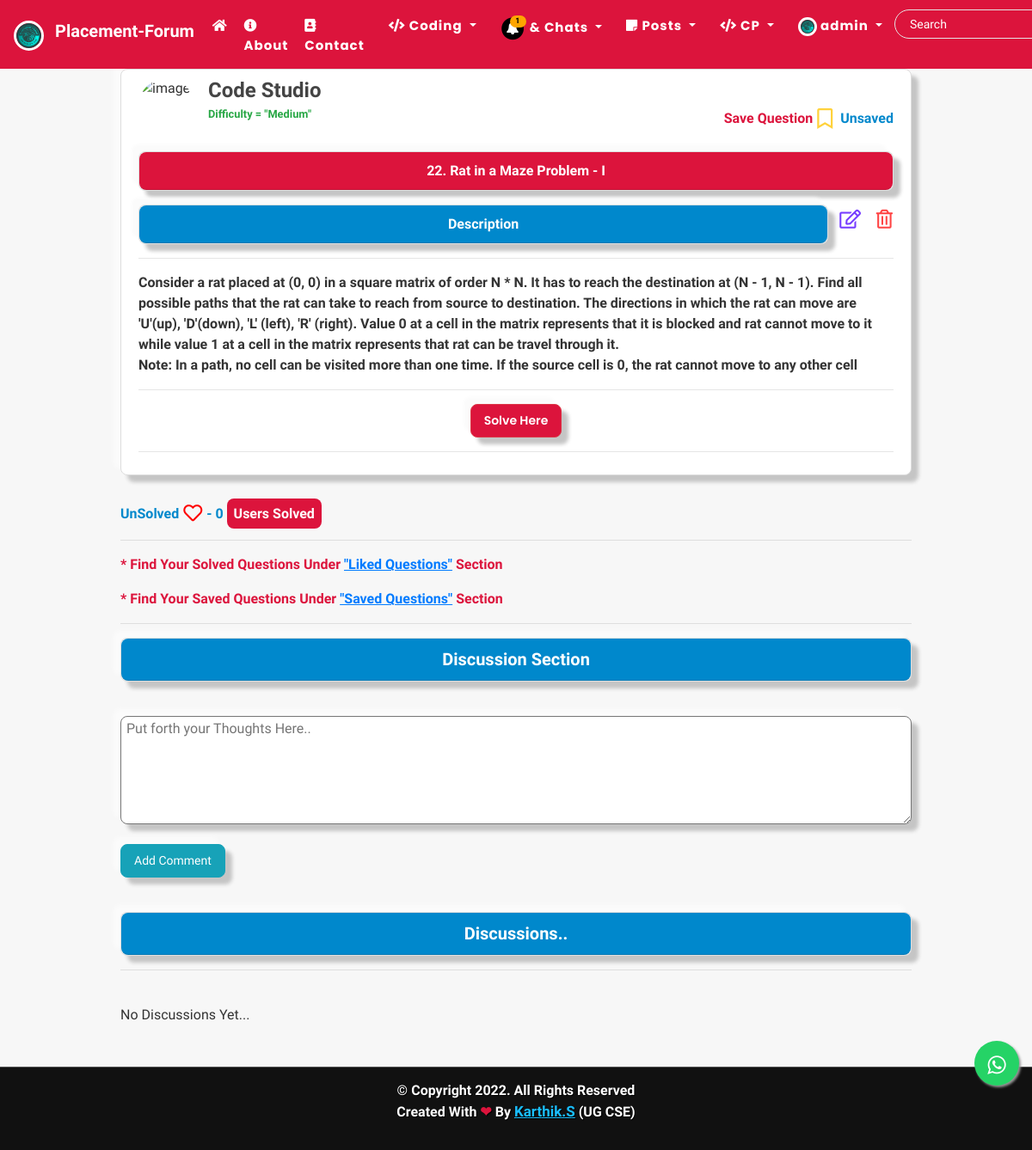
The page /post/311/ (signed in) on the database its author committed.
### users/models.py (models this page shows, shortened)
class Profile(models.Model):
    user = models.OneToOneField(User, on_delete=models.CASCADE)
    is_online = models.BooleanField(default=False)
    following = models.ManyToManyField(User, related_name="following", blank=True)
    friends = models.ManyToManyField(User, related_name='my_friends', blank=True)
    bio = models.CharField(default="",blank=True,null=True,max_length=350)
    date_of_birth = models.CharField(blank=True,max_length=150)
    updated = models.DateTimeField(auto_now=True)
    created = models.DateTimeField(auto_now_add=True)
    image = models.ImageField(default='default.jpg', upload_to='profile_pics',blank=True, null=True)

### blog/models.py (models this page shows, shortened)
class Post(models.Model):
    title = models.CharField(max_length=150,verbose_name="Title")
    category = models.CharField( max_length=255, default="coding")
    content = RichTextField(blank=True, null=True)
    level = RichTextField(blank=True, null=True)
    link = RichTextField(blank=True, null=True)
    date_posted = models.DateTimeField(default=timezone.now)
    date_updated = models.DateTimeField(auto_now=True)
    author = models.ForeignKey(User, on_delete=models.CASCADE)
    topics = models.CharField(max_length=255, default='sample')
    likes = models.ManyToManyField(User, related_name="blogpost", blank=True)
    saves = models.ManyToManyField(User, related_name="blogsave", blank=True)
    def total_likes(self):
        return self.likes.count()
    def total_saves(self):
        return self.saves.count()

### blog/views.py (the view)
# urls.py: path('post/<int:pk>/', PostDetailView, name='post-detail'),
def PostDetailView(request,pk):
    stuff = get_object_or_404(Post, id=pk)
    total_likes = stuff.total_likes()
    total_saves = stuff.total_saves()
    total_comments = stuff.comments.all().filter(reply=None).order_by('-id')
    total_comments2 = stuff.comments.all().order_by('-id')
    context = {}
    if request.method == "POST":
        comment_qs = None
        comment_form = CommentForm(request.POST or None)
        if comment_form.is_valid():
            form = request.POST.get('body')
            reply_id = request.POST.get('comment_id')
            if reply_id:
                comment_qs = Comment.objects.get(id=reply_id)
            comment = Comment.objects.create(name=request.user,post=stuff,body=form, reply=comment_qs)
            comment.save()
            if reply_id:
                notify = Notification(post=stuff, sender=request.user, user=stuff.author, text_preview=form, notification_type=4)
                notify.save()
            else:
                notify = Notification(post=stuff, sender=request.user, user=stuff.author, text_preview=form, notification_type=3)
                notify.save()
            total_comments = stuff.comments.all().filter(reply=None).order_by('-id')
            total_comments2 = stuff.comments.all().order_by('-id')
    else:
        comment_form = CommentForm()
    tcl={}
    for cmt in total_comments2:
        total_clikes = cmt.total_clikes()
        cliked = False
        if cmt.likes.filter(id=request.user.id).exists():
            cliked = True
        tcl[cmt.id] = cliked
    context["clikes"]=tcl
    liked = False
    if stuff.likes.filter(id=request.user.id).exists():
        liked = True
    context["total_likes"]=total_likes
    context["liked"]=liked
    saved = False
    if stuff.saves.filter(id=request.user.id).exists():
        saved = True
    context["total_saves"]=total_saves
    context["saved"]=saved
    context['comment_form'] = comment_form
    context['post']=stuff
    context['comments']=total_comments
    if is_ajax(request=request):
        html = render_to_string('blog/comments.html',context, request=request)
        return JsonResponse({'form':html})
    return render(request, 'blog/post_detail.html', context)

### blog/forms.py
class CommentForm(forms.ModelForm):
    body = forms.CharField(widget=forms.Textarea(attrs={'class':'form-control custom-txt','cols':'40','rows':'3'}), label='')
    class Meta:
        model = Comment
        fields = ['body',]

### blog/views.py (called while the page is built)
def is_ajax(request):
    return request.META.get('HTTP_X_REQUESTED_WITH') == 'XMLHttpRequest'

### blog/templates/blog/post_detail.html (shortened to what this page needs)
{% extends "blog/base.html" %}
{% block content %}
<div class="col-md-10 m-auto">
<article class="content-section" style="overflow: auto;margin-bottom:2rem;border-radius: 0.5rem;
box-shadow:  8px 8px 4px #c5c5c5,
             -8px -8px 4px #fbfbfb;">
    <div class="media">
        <img class="rounded-circle article-img" src="https://i.ibb.co/71FNvw0/ds-logo.png" alt="image">
        <div class="media-body">
            <h4 class="d-inline" style='font-weight:bolder'>Code Studio</h4>
            <div id="save-section">
                {% include 'blog/save_section.html' %}
            </div>
            <p><small class="text-success" style="color:darkgreen;font-weight:bolder" >Difficulty = "{{ post.level}}"</small></p>
        </div>
    </div>
    <div class="card text-center" id="card_suggest_detail" style='margin-bottom:1rem;margin-top:1rem'>
        <h6 class="card-header" style="background-color:crimson;color:white;font-weight:bolder;border-radius:0.5rem;">{{post.title}}</h6>
      </div>
    {% if post.author == user %}
    <div class="d-inline float-right">
            &nbsp;&nbsp;&nbsp;<a class="btn btnedit" href="{% url 'post-update' post.id %}"><i class="far fa-edit"></i></a>
            &nbsp;&nbsp;&nbsp;<a class="btn btndel" href="{% url 'post-delete' post.id %}"><i class="far fa-trash-alt"></i></a>
        </div>
    {% endif %}
    <div class="card text-center" id="card_suggest_detail" style='margin-bottom:1rem'>
        <h6 class="card-header" style="background-color:#0088cc;color:white;font-weight:bolder;border-radius:0.5rem;">Description</h6>
      </div>
    <hr>
    <p class="article-content" style="font-weight:bolder">{{ post.content|safe }}</p>
    <hr>
    <center> <button type="button" id="btntitle" class="btn btn-danger" style="border-radius:0.5rem;background-color:crimson"><a target="_blank" class="article-title" href="{{ post.link }}" style="color:white;">Solve Here</a></button>
    </center>
    <hr>
</article>
<div id="like-section" style='margin-top:1rem;'>
    {% include 'blog/like_section.html' %}
</div>
<hr>
<div class="main-comment-section">
    {% include 'blog/comments.html' %}
</div>
<br><br>
</div>
{% endblock %}

### blog/templates/blog/navbar.html (shortened to what this page needs)
{% load static %}
<nav class="navbar navbar-expand-lg navbar-dark bg-steel fixed-top" style="background-color:crimson">
  <a class="navbar-brand" href="#">
    <img src="/static/blog/images/main-logo.PNG" alt="" width="35" height="35" style="border-radius:10rem;border:3px solid white" class="d-inline-block align-text-top">
    <span style="margin-left:0.5rem;color:white;font-weight:bolder;margin-top:1.2rem" style=""> Placement-Forum </span>
  </a>
  <div class="collapse navbar-collapse" id="navbarSupportedContent">
    <ul class="navbar-nav ml-auto">
      {% if user.is_authenticated %}
      <a class="nav-item nav-link" href="{% url 'blog-home' %}" style="color:white;font-weight:bolder;margin-top:0.2rem;margin-left:-0.2rem"><i class="fas fa-home"></i> </a>
      <a class="nav-item nav-link" href="{% url 'blog-about' %}" style="color:white;font-weight:bolder;margin-top:0.2rem;margin-left:-0.2rem"><i class="fas fa-info-circle"></i> About</a>
      <a class="nav-item nav-link" href="{% url 'blog-contact' %}" style="color:white;font-weight:bolder;margin-top:0.2rem;margin-left:-0.2rem"><i class="fas fa-address-book"></i> Contact</a>
      {% endif %}
      <div class="navbar-nav mr-auto">
        {% if user.is_authenticated %}
         <div class="dropdown" >
          <a class="dropdown-toggle nav-link" href="#" role="button" id="dropdownMenuLink1" style="color:white;font-weight:bolder;margin-top:0.2rem" data-toggle="dropdown" aria-haspopup="true" aria-expanded="false">
            <i class="fas fa-code"></i> Coding
          </a>
        </div>
        {% endif %}
        {% if user.is_authenticated %}
        <div class="dropdown" >
          <a class="dropdown-toggle nav-link" href="#" role="button" id="dropdownMenuLink1" style="color:white;font-weight:bolder;margin-top:0.1rem" data-toggle="dropdown" aria-haspopup="true" aria-expanded="false" style="color:white">
            <span class="fa-stack" data-count="1" style='color:black' >
              <i class="fa fa-circle fa-stack-2x"></i>
              <i class="fa fa-bell fa-stack-1x fa-inverse"></i>
            </span> & Chats
          </a>
        </div>
        <div class="dropdown">
          <a class="dropdown-toggle nav-link" href="#" role="button" id="dropdownMenuLink1" data-toggle="dropdown" aria-haspopup="true" aria-expanded="false" style="color:white;font-weight:bolder;margin-top:0.2rem">
            <i class="fas fa-sticky-note"></i> Posts
          </a>
        </div>
        <div class="dropdown">
          <a class="dropdown-toggle nav-link" href="#" role="button" id="dropdownMenuLink1" data-toggle="dropdown" aria-haspopup="true" aria-expanded="false" style="color:white;font-weight:bolder;margin-top:0.2rem">
            <i class="fas fa-code"></i> CP
          </a>
        </div>
        {% endif %}
        {% if user.is_authenticated %}
          <div class="dropdown">
            <a class="dropdown-toggle nav-link" href="#" role="button" id="dropdownMenuLink2" data-toggle="dropdown" aria-haspopup="true" aria-expanded="false" style="color:white;font-weight:bolder;margin-top:0.2rem">
              <img class="rounded-circle" style="height: 22px; width:22px;border:3px solid white" src="{{user.profile.image.url}}" alt="">&nbsp;{{user|truncatechars:"10"}}
            </a>
          </div>
        {% endif %}
      </div>
      {% if user.is_authenticated %}
      <div id="searchbar" style='margin-top:0.2rem'>
        <form method="GET" action="/search">
          <input required name="query" id="search" type="text" placeholder="Search" >
        </form>
      </div>
    </div>
    {% endif %}
</nav>

### blog/static/blog/main.css (style rules this page uses)
body { background: #f7f7f7; color: #333333; margin-top: 5rem; scroll-behavior: smooth; }
h1, h2, h3, h4, h5, h6 { color: #444444; }
ul { margin: 0; }
.bg-steel { background: crimson; }
.site-header .navbar-nav .nav-link { color: #ffffff; font-family: 'Poppins'; font-weight: 100; margin: 0px 6px; font-size: 15px; letter-spacing: 1px; }
.content-section { background: #ffffff; padding: 10px 20px; border: 1px solid #dddddd; border-radius: 3px; margin-bottom: 20px; }
.article-title { color: #444444; font-family: 'poppins'; font-weight: 600; }
.article-content { white-space: pre-line; }
.article-img { height: 65px; width: 65px; margin-right: 16px; }
#searchbar form { width: auto; display: flex; flex-direction: row; border-radius: 50px; padding: 3px 15px; background-color: transparent; border: 1px solid #e4e4e4; margin-right: 10px; }
#searchbar form input::placeholder { color: #fff; font-size: 14px; }
#searchbar form input { border: none; outline: none; color: #fff; font-size: 15px; flex: 1; background-color: transparent; }
.btn { border-radius: 0px; padding: 8px 15px; font-size: 14px; }
.btn-danger { background-color: rgb(255, 20, 20); color: rgb(255, 255, 255); }
.btnedit { font-size: 22px; padding: 0; color: rgb(118, 60, 255); }
.btndel { font-size: 22px; padding: 0; color: rgb(255, 68, 68); }

### blog/templates/blog/base.html (style rules this page uses)
* { font-family: 'IBM Plex Sans Hebrew', sans-serif; }

### blog/templates/blog/navbar.html (style rules this page uses)
.fa-stack[data-count]:after { position:absolute; right:0%; top:1%; content: attr(data-count); font-size:60%; padding:.7em; border-radius:999px; line-height:.2em; color: black; background:orange; text-align:center; min-width:2em; font-weight:bold; }

### blog/templates/blog/post_detail.html (style rules this page uses)
#card_suggest_detail,#btntitle,col-md-10 { border-radius: 0.5rem; box-shadow: 8px 8px 4px #c5c5c5, -8px -8px 4px #fbfbfb; }

### rows shown on the page
Post: level "Medium", title "22. Rat in a Maze Problem - I", content "Consider a rat placed at (0, 0) in a square matrix of order N * N. It has to reach the destination at (N - 1, N - 1). Find all possible paths that the rat can take to reach from source to destination. The directions in which the rat can move are 'U'(up), 'D'(down), 'L' (left), 'R' (right). Value 0 at a cell in the matrix represents that it is blocked and rat cannot move to it while value 1 at a cell in the matrix represents that rat can be travel through it. Note: In a path, no cell can be visited more than one time. If the source cell is 0, the rat cannot move to any other cell"

### other values the page prints
{{ user|truncatechars:"10" }} "admin"
{{ total_likes }} "0"
